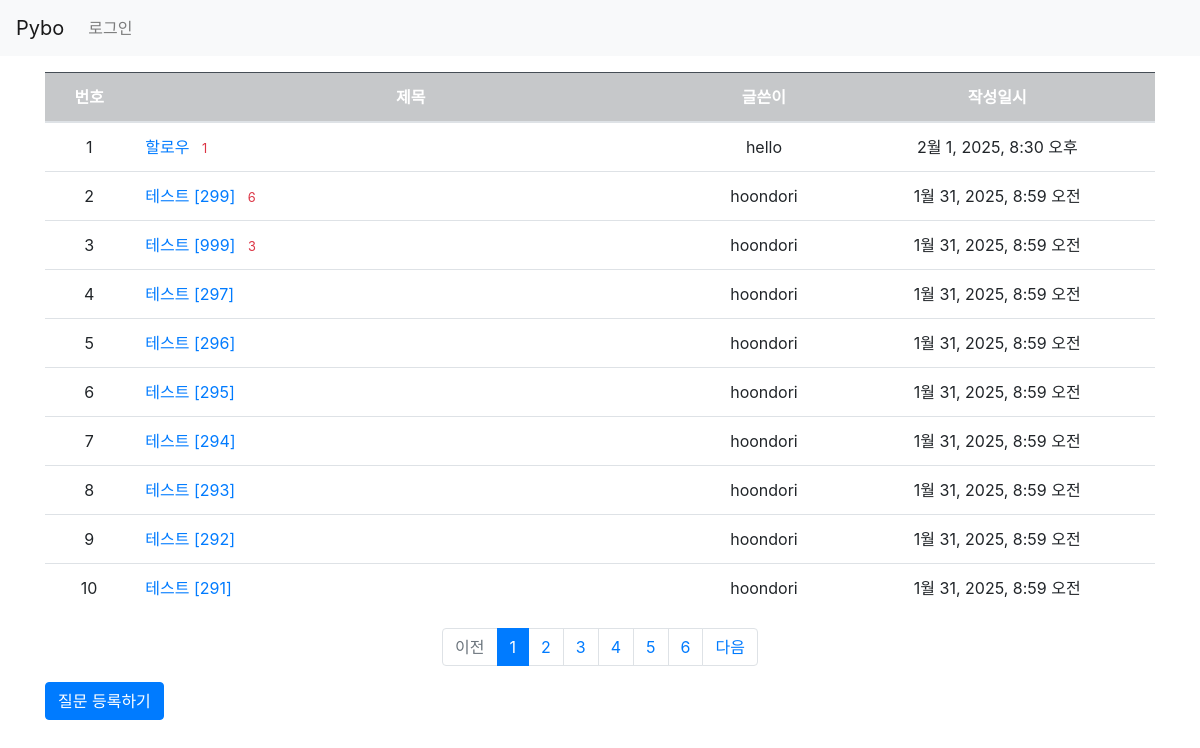
The page / on the database its author committed.
### pybo/models.py (models this page shows, shortened)
class Question(models.Model):
    subject = models.CharField(max_length=200)
    content = models.TextField()
    create_date = models.DateTimeField()
    author = models.ForeignKey(User, on_delete=models.CASCADE)
    modify_date = models.DateTimeField(null=True, blank=True)

### pybo/views.py (the view)
# urls.py: path('', views.index, name='index'),
def index(request):
    question_list = Question.objects.order_by('-create_date')
    page = request.GET.get('page', '1')
    paginator = Paginator(question_list, 10)
    page_obj = paginator.get_page(page)
    context = {'question_list': page_obj}
    return render(request, 'pybo/question_list.html', context)

### templates/pybo/question_list.html (shortened to what this page needs)
{% extends 'base.html' %}
{% block content %}
<div class="container my-3">
    <table class="table">
        <thead>
        <tr class="text-center table-dark">
            <th>번호</th>
            <th style="width:50%">제목</th>
            <th>글쓴이</th>
            <th>작성일시</th>
        </tr>
        </thead>
        <tbody>
        {% if question_list %}
        {% for question in question_list %}
        <tr class="text-center">
            <td>{{ forloop.counter }}</td>
            <td class="text-left">
                <a href="{% url 'pybo:detail' question.id %}">
                    {{question.subject}}
                </a>
                {% if question.answer_set.count > 0 %}
                <span class="text-danger small ml-2">
                    {{ question.answer_set.count }}
                </span>
                {% endif %}
            <td>{{ question.author.username }}</td>
            <td> {{question.create_date}} </td>
        </tr>
        {% endfor %}
        {% else %}
        <tr>
            <td colspan="3">질문이 없습니다.</td>
        </tr>
        {% endif %}
        </tbody>
    </table>
    <ul class="pagination justify-content-center">
        {% if question_list.has_previous %}
            <li class="page-item">
                <a class="page-link" href="?page={{ question_list.previous_page_number }}">이전</a>
            </li>
        {% else %}
            <li class="page-item disabled">
                <a class="page-link" tabindex="-1" aria-disabled="true" href="#">이전</a>
            </li>
        {% endif %}
        {% for page_number in question_list.paginator.page_range %}
            {% if page_number >= question_list.number|add:-5 and page_number <= question_list.number|add:5 %}
                {% if page_number == question_list.number %}
                    <li class="page-item active" aria-current="page">
                        <a class="page-link" href="?page={{ page_number }}">{{page_number}}</a>
                    </li>
                {% else %}
                    <li class="page-item">
                        <a class="page-link" href="?page={{ page_number }}">{{page_number}}</a>
                    </li>
                {% endif %}
            {% endif %}
        {% endfor %}
        {% if question_list.has_next %}
            <li class="page-item">
                <a class="page-link" href="?page={{ question_list.next_page_number }}">다음</a>
            </li>
        {% else %}
            <li class="page-item disabled">
                <a class="page-link" tabindex="-1" aria-disabled="true" href="#">다음</a>
            </li>
        {% endif %}
    </ul>
    <a href="{% url 'pybo:question_create' %}" class="btn btn-primary">
        질문 등록하기
    </a>
</div>
{% endblock %}

### rows shown on the page
Question: subject "할로우", answer_set.count "1", author.username "hello", create_date "2월 1, 2025, 8:30 오후"
Question: subject "테스트 [299]", answer_set.count "6", author.username "hoondori", create_date "1월 31, 2025, 8:59 오전"
Question: subject "테스트 [999]", answer_set.count "3", author.username "hoondori", create_date "1월 31, 2025, 8:59 오전"
Question: subject "테스트 [297]", author.username "hoondori", create_date "1월 31, 2025, 8:59 오전"
Question: subject "테스트 [296]", author.username "hoondori", create_date "1월 31, 2025, 8:59 오전"
Question: subject "테스트 [295]", author.username "hoondori", create_date "1월 31, 2025, 8:59 오전"
Question: subject "테스트 [294]", author.username "hoondori", create_date "1월 31, 2025, 8:59 오전"
Question: subject "테스트 [293]", author.username "hoondori", create_date "1월 31, 2025, 8:59 오전"
Question: subject "테스트 [292]", author.username "hoondori", create_date "1월 31, 2025, 8:59 오전"
Question: subject "테스트 [291]", author.username "hoondori", create_date "1월 31, 2025, 8:59 오전"

### other values the page prints
{{ page_number }} "1"
{{ page_number }} "2" "3" "4" "5" "6"
